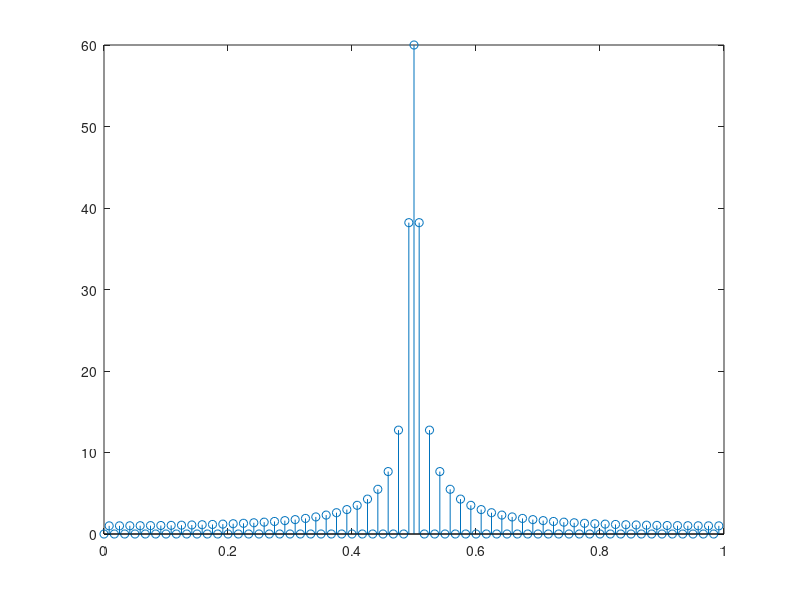
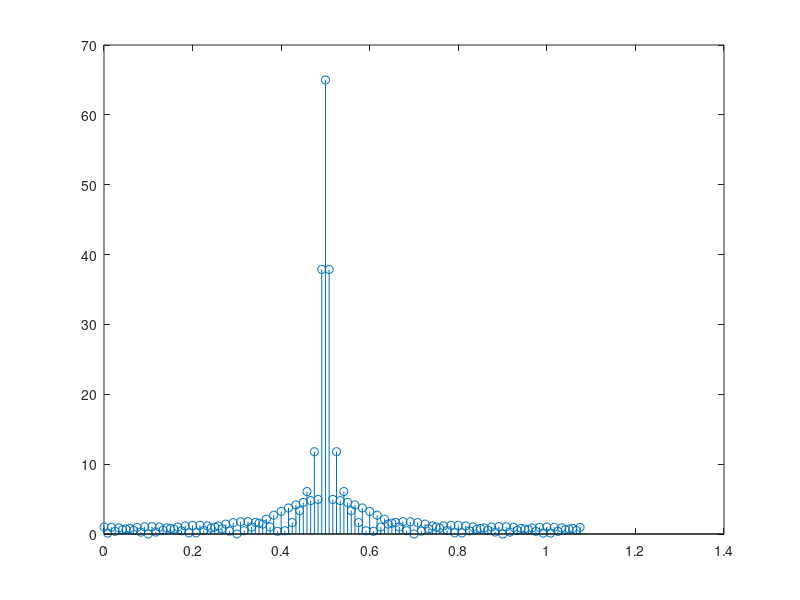

Reproduce these figures in MATLAB, in order.
%Problem 1

a = 1 + mod(157, 3);

f = 30;
fs = 120;

dt = 1/fs;
t = 0:dt:2-dt;

x = sin(2*pi*f*t);

ln = length(x);
xk = zeros(1, 120);
xk2 = zeros(1, 130);

for k = 0:120-1
    for n = 0:120-1
        xk(k+1) = xk(k+1) + (x(n+1)*exp((1i)*2*pi*k*n/ln));
    end
end

for k = 0:130-1
    for n = 0:130-1
        xk2(k+1) = xk2(k+1) + (x(n+1)*exp((1i)*2*pi*k*n/ln));
    end
end

mag1 = abs(xk);
mag2 = abs(xk2);
stem(t(1:120), mag1)
figure;
stem(t(1:130), mag2)
%figure;
%plot(t, x)
